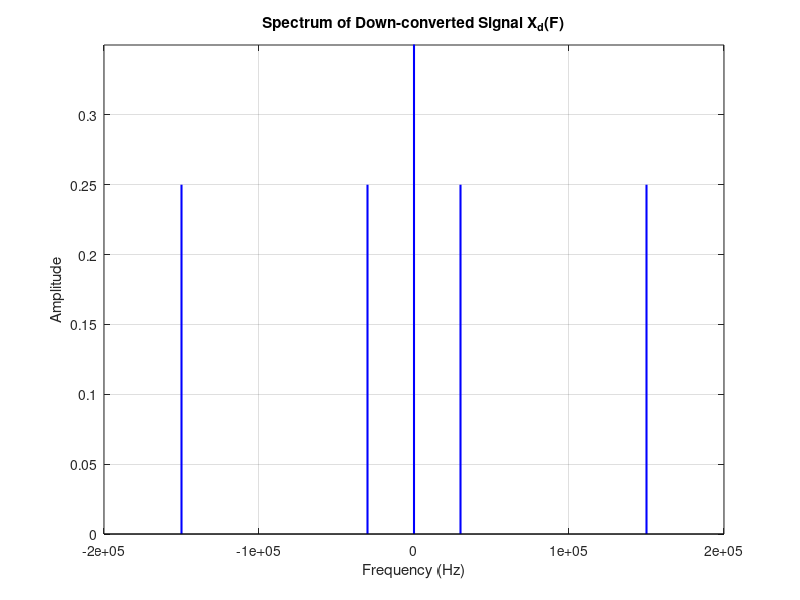

Here is the MATLAB script that generated this plot: (Note: this script raises an error after producing the figure.)
% --- Parameters ---
Fc = 0;          % Carrier Frequency (60 kHz)
Fa = 0;            % Audio Frequency (500 Hz)
F_int_orig = 0;  % Original Interferer Frequency (90 kHz)

% --- Define Frequency Axis ---
% High enough to see the 2Fc components (approx 120k)
F = -160000:100:160000; 

% --- Construct the Signal Vectors (Using Logical Indexing) ---

% 1. Baseband Audio: 1/2 Xa(F)
% Centered at 0 Hz. (Peaks at +/- 500 Hz)
% Original Amp = 0.5 -> New Amp = 0.25
Xa_base = 0.25 * ((abs(F - Fa) < 50) | (abs(F + Fa) < 50));

% 2. High-Frequency Audio Copies: 1/4 Xa(F +/- 2Fc)
% Centered at +/- 120 kHz.
% Original Amp = 0.5 -> New Amp = 0.125
Xa_high = 0.125 * ((abs(F - (2*Fc - Fa)) < 50) | (abs(F - (2*Fc + Fa)) < 50) | ...
                   (abs(F + (2*Fc - Fa)) < 50) | (abs(F + (2*Fc + Fa)) < 50));

% 3. Shifted Interferers: 1/2 XI(F +/- Fc)
% Original was at +/- 90k. Shifted by 60k.
% Locations: (+90-60)=30k, (-90-60)=-150k, (+90+60)=150k, (-90+60)=-30k
% Let's assume original XI amplitude was 0.5. New Amp = 0.25.
XI_shifted = 0.25 * ((abs(F - 30000) < 50) | (abs(F + 30000) < 50) | ...
                     (abs(F - 150000) < 50) | (abs(F + 150000) < 50));

% --- Combine into Total Xd(F) ---
Xd = Xa_base + Xa_high + XI_shifted;

% --- Plotting ---
figure;
stem(F, Xd, 'b', 'LineWidth', 1.5, 'Marker', 'none');
grid on;

% --- Formatting for Clarity ---
title('Spectrum of Down-converted Signal X_d(F)');
xlabel('Frequency (Hz)');
ylabel('Amplitude');
ylim([0 0.35]); % Set y-limit to see relative heights
ax = gca;
ax.XAxis.Exponent = 0;
% Add text labels to explain the components
